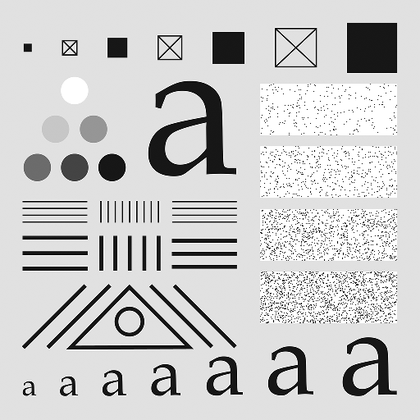
%> input picture Assignment 5/testpattern512.tif, 420 x 420 px, shrunk from 512 x 512 before the run
$ octave P_5_2a.m   (GNU Octave 9; MATLAB toolbox functions it lacks are replaced by stand-ins)
%> lines starting %> are read from the running program, lines starting %| are printed output that depends on the picture; in (x1, y1, x2, y2) boxes, pixels count from 0 and x2, y2 are one past the last pixel; in counts of white or black regions, pixels touching at a corner belong together; the program's own positions count from 1
### Assignment 5/intScaling4e.m
function g = intScaling4e(f,mode,type)
[r,c,n]=size(f);
M0=min(min(f));
%disp(M0)
M1=max(max(f));
%disp(M1)
h=zeros(r,c);
g=zeros(r,c);
if n==3
   f=rgb2gray(f);
end

if mode=="default"
    if M0<0
        mode="full";
    end
    if M0>=0 && M1>1
        for i=1:r
            for j=1:c
                g(i,j)=f(i,j)/M1;

            end
        end

    end
    if M0==0 && M1==1
        for i=1:r
            for j=1:c
                g(i,j)=f(i,j);
            end
        end
    end
end

if mode=="full"
    if type=="integer"
        K=255;
        for i=1:r
            for j=1:c
                h(i,j)=f(i,j)-M0;
                g(i,j)=floor(K*h(i,j)/M1);
            end
        end
        g=uint8(g);
    end
   if type=="floating"
        K=1;
       for i=1:r
            for j=1:c
                h(i,j)=f(i,j)-M0;
                g(i,j)=(K*h(i,j)/M1);
            end
       end
   end
end

if n==3
   g=gray2rgb(g);
end

### Assignment 5/randomNumbers.m
%Function for generating a matrix of gaussian and Uniform noise
function y=randomNumbers(type,m,n,mean,sd)

%For Gaussian Noise
if type=="Gaussian"
    y = sd.*randn(m,n) + mean;
end

%For Uniform Noise
if type=="Uniform"
    a=mean-(sqrt(3)*sd);
    b=mean+(sqrt(3)*sd);
    y=a+rand(m,n).*(b-a);
end

### Assignment 5/P_5_2a.m
clc;    clear all;
f1=imread("testpattern512.tif");
%> f1 is the input picture: size 420x420 uint8; min 0, max 255, mean 203.8
figure(1);   imshow(f1);  title("Original Image");
f=intScaling4e(f1,"default","floating"); %Scaling Input
%> in intScaling4e, `M0=min(min(f));`: M0 = 0
%> in intScaling4e, `M1=max(max(f));`: M1 = 255
%> after the loop in intScaling4e, `for i=1:r`:
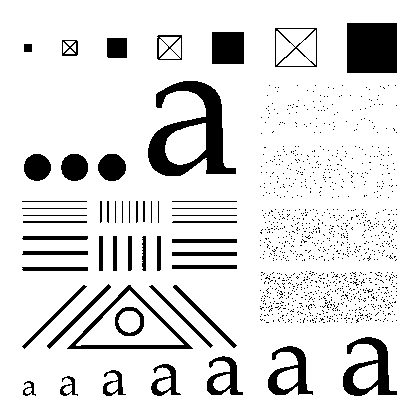
%> g: size 420x420 double; values 0 (black) and 1 (white), 88.1% white; 1215 black regions (1163 under 20 px), largest, box (x1, y1, x2, y2) and area: (148, 81, 236, 176) 3410, (347, 23, 397, 73) 2500, (343, 337, 397, 396) 1314
[m,n]=size(f);
%> m = 420; n = 420
mean=0.25;  %Setting Mean
%GAUSSIAN NOISE
y1=randomNumbers("Gaussian",m,n,mean,0.03);    %Mild
g1=f+y1;
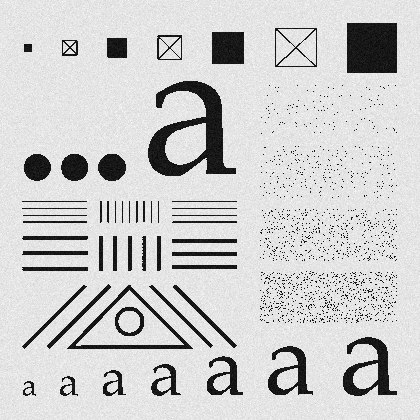
%> g1: size 420x420 double; min 0.138, max 1.37, mean 1.13; drawn with min black and max white
g1=intScaling4e(g1,"full","floating"); %Scaling Output
%> call 2 of intScaling4e, with mode = 'full', type = 'floating'
%> in intScaling4e (call 2), `M0=min(min(f));`: M0 = 0.138
%> in intScaling4e (call 2), `M1=max(max(f));`: M1 = 1.37
%> after the loop in intScaling4e (call 2), `for i=1:r`:
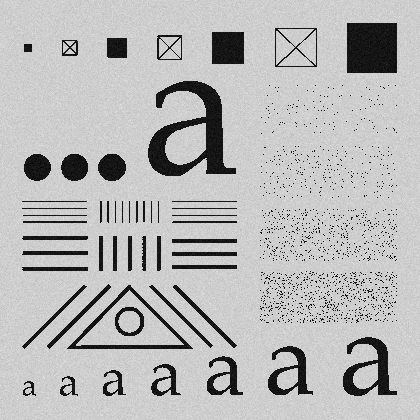
%> g: size 420x420 double; min 0, max 0.9, mean 0.722
figure(2);   subplot(2,2,1); imshow(g1)
title("Image after adding mild gaussian noise, SD=0.03")

y2=randomNumbers("Gaussian",m,n,mean,0.2);    %Intermediate
g2=f+y2;
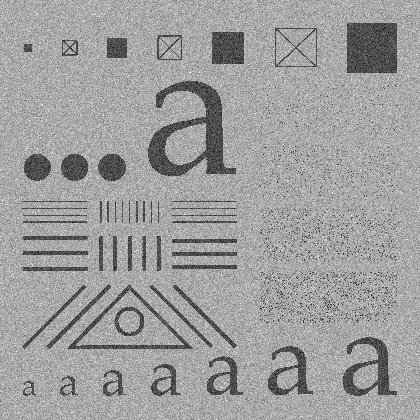
%> g2: size 420x420 double; min -0.566, max 2.16, mean 1.13; drawn with min black and max white
g2=intScaling4e(g2,"full","floating");  %Scaling Output
figure(2);  subplot(2,2,2); imshow(g2)
title("Image after adding intermediate gaussian noise, SD=0.2")

y3=randomNumbers("Gaussian",m,n,mean,0.5);    %Heavy
g3=f+y3;
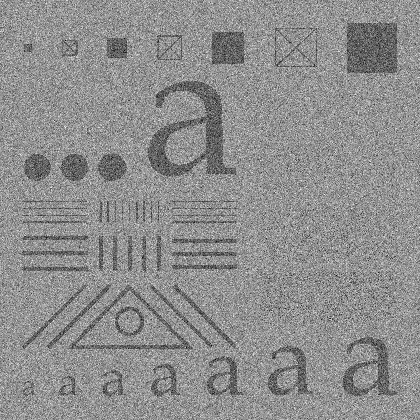
%> g3: size 420x420 double; min -1.7, max 3.35, mean 1.13; drawn with min black and max white
g3=intScaling4e(g3,"full","floating");  %Scaling Output
figure(2); subplot(2,2,3); imshow(g3)
title("Image after adding heavy gaussian noise, SD=0.5")

y4=randomNumbers("Gaussian",m,n,mean,1.2);    %Extra Heavy
g4=f+y4;
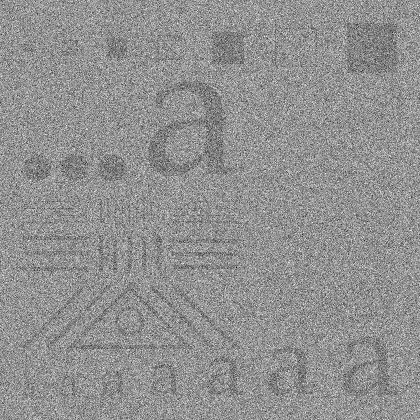
%> g4: size 420x420 double; min -5.77, max 6.3, mean 1.13; drawn with min black and max white
g4=intScaling4e(g4,"full","floating");  %Scaling Output
figure(2); subplot(2,2,4); imshow(g4)
%> after `imshow(g4)`:
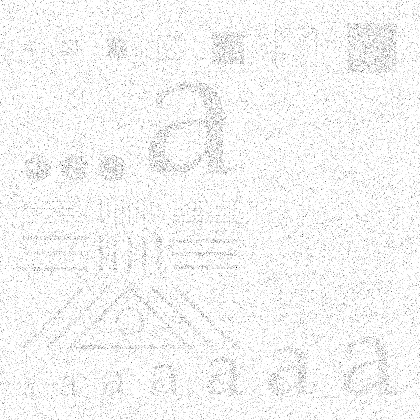
%> displayed picture: size 420x420, on the screen's scale of 0 to 255; min 0, max 255, mean 244.6
title("Image after adding extra heavy gaussian noise, SD=1.2")
